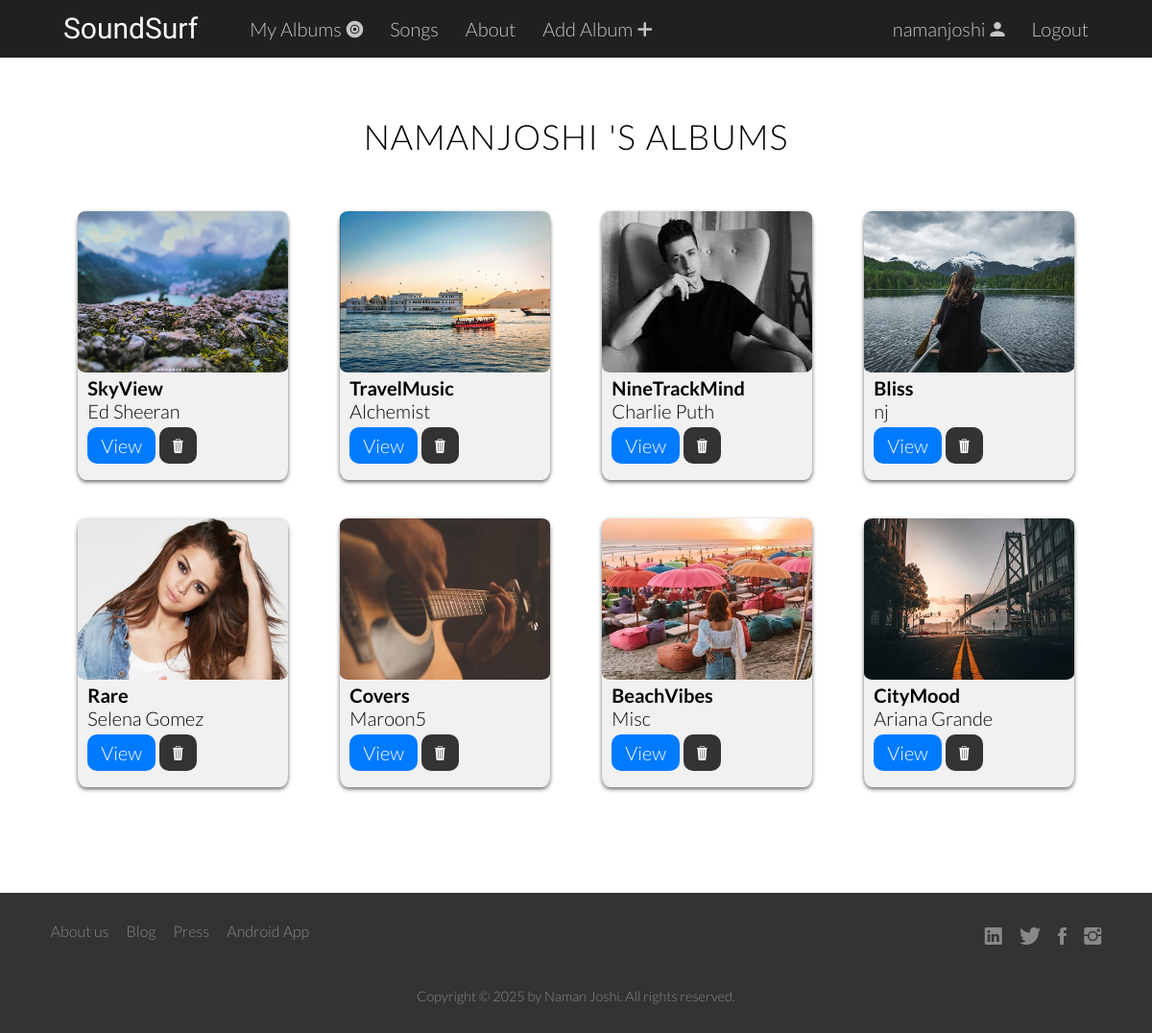
The page /albums/created/ (signed in) on the database its author committed.
### appmusic/models.py (models this page shows, shortened)
class Album(models.Model):
    author = models.ForeignKey(User, on_delete = models.CASCADE)
    album_name = models.CharField(max_length = 100, unique=True)
    slug = models.SlugField(max_length = 100, blank=True, null=True)
    album_artist = models.CharField(max_length = 100)
    genre = models.CharField(max_length = 100)
    cover_pic = models.ImageField(upload_to='album_covers')

### appmusic/views.py (the view)
# urls.py: path('albums/created/', views.my_albums, name='my_albums'),
@login_required
def my_albums(request):
    albums = Album.objects.filter(author=request.user)
    return render(request, 'appmusic/my_albums.html', {'albums':albums})

### appmusic/templates/appmusic/my_albums.html (shortened to what this page needs)
{% extends 'appmusic/base.html' %}
{% block body_block %}
  <section class="my-albums container clearfix">
    <h2>{{ request.user.username }} 's Albums</h2>
    {% if albums %}
      {% include 'appmusic/all_albums_template.html' %}
    {% else %}
      <h2 style="font-size:16px">No albums created yet</h2>
    {% endif %}
  </section>
{% endblock %}

### appmusic/templates/appmusic/base.html (shortened to what this page needs)
<!DOCTYPE html>
{% load static %}
<html lang="en" dir="ltr">
  <head>
    <link rel="stylesheet" href="{% static 'icons/ionicons.min.css' %}">
    <link rel="stylesheet" href="{% static 'css/bootstrap-grid.css' %}">
    <link rel="stylesheet" href="{% static 'css/style.css' %}">
    <link rel="stylesheet" href="{% static 'css/queries.css' %}">
  </head>
  <body>
    <div class="wrapper">
    <header>
      <nav class="clearfix">
        <div class="container">
          <div class="nav-wrapper">
            <a href="{% url 'index' %}" id="logo">SoundSurf</a>
            <ul class="nav-left main-nav js--main-nav">
              <li><a href="{% url 'my_albums' %}">My Albums<i class="ion-disc"></i></a></li>
              <li><a href="{% url 'all_albums_songs' 'songs' %}">Songs</a></li>
              <li><a href="{% url 'about' %}">About</a></li>
              {% if request.user.is_authenticated %}
                <li><a href="{% url 'album_create' %}">Add Album<i class="ion-plus-round"></i></a></li>
              {% endif %}
            </ul>
            <ul class="nav-right main-nav js--main-nav">
              {% if request.user.is_authenticated %}
              <li><a href="{% url 'index' %}">{{ user.username }}<i class="ion-android-person"></i></a></li>
              <li><a href="{% url 'logout' %}">Logout</a></li>
              {% else %}
                <li><a href="{% url 'login' %}">Login<i class="ion-android-unlock"></i></a></li>
              {% endif %}
            </ul>
          </div>
        </div>
      </nav>
    </header>
    {% block body_block %}
    {% endblock %}
    <div class="push"></div>
    </div>
    <footer>
      <div class="container clearfix">
          <ul class="footer-nav clearfix">
            <li><a href="#">About us</a></li>
            <li><a href="#">Blog</a></li>
            <li><a href="#">Press</a></li>
            <li><a href="#">Android App</a></li>
          </ul>
          <ul class="social-links clearfix">
            <li><a href="#"><i class="ion-social-linkedin"></i></a></li>
            <li><a href="#"><i class="ion-social-twitter"></i></a></li>
            <li><a href="#"><i class="ion-social-facebook"></i></a></li>
            <li><a href="#"><i class="ion-social-instagram"></i></a></li>
          </ul>
      </div>
      <div class="container">
        <p>Copyright &copy; 2025 by Naman Joshi. All rights reserved.</p>
      </div>
    </footer>
  </body>
</html>

### appmusic/templates/appmusic/all_albums_template.html
{% for album in albums %}
  <div class="card">
    <img src="{{ album.cover_pic.url }}" alt="Album Cover">
    <div class="card-text">
      <h4>{{ album.album_name }}</h4>
      <p>{{ album.album_artist }}</p>
      <a href="{% url 'album_detail' album_slug=album.slug %}" class="btn btn-primary">View</a>
      {% if request.user == album.author %}
        <a href="{% url 'album_delete' album_slug=album.slug %}" class="btn btn-dark"><i class="ion-ios-trash"></i></a>
      {% endif %}
    </div>
  </div>
{% endfor %}

### appmusic/static/css/style.css (style rules this page uses)
* { margin: 0; padding: 0; -webkit-box-sizing: border-box; box-sizing: border-box; }
html, body { font-family: 'Lato', 'Arial', sans-serif; font-size: 20px; font-weight: 300; text-rendering: optimizeLegibility; overflow-x: hidden; }
.clearfix { zoom:1 }
.clearfix:after { content: '.'; clear: both; display: block; height: 0; visibility: hidden; }
section { padding: 60px 0; }
.container { max-width: 1140px; margin: 0 auto; }
h2, h3 { font-weight: 300; text-transform: uppercase; letter-spacing: 1px; }
h2 { font-size: 180%; word-spacing: 2px; margin: 0 0 1em 0; text-align: center; }
nav { background: #202020; }
.main-nav i { margin-left: 5px; }
.nav-right { float: right; }
.main-nav li { display: inline-block; }
.main-nav li a:link, .main-nav li a:visited { text-decoration: none; color: #c4c8c5; font-size: 1em; display: block; padding: .9em .6em; -webkit-transition: all .3s; transition: all .3s; }
#logo { color: #fff; display: inline-block; text-decoration: none; font-family: 'Barlow Condensed', sans-serif; font-weight: 400; font-size: 1.5em; float: left; margin: 0 1em 0 0; padding: .4em; }
.nav-left { float: left; }
.btn { display: inline-block; text-decoration: none; padding: 0.35em 0.7em; border-radius: .5em; -webkit-transition: background-color .3s; transition: background-color .3s; }
.btn-primary { color: #fff; background-color: #007bff; border-color: #007bff; border-radius: .5em; font-weight: 300; margin-top: 5px; }
.btn-dark { color: #fff; background-color: #333; border-color: #333; }
.card { -webkit-box-shadow: 0 2px 4px 0 rgba(0, 0, 0, 0.6); box-shadow: 0 2px 4px 0 rgba(0, 0, 0, 0.6); background: #f1f1f1; float: left; height: 280px; width: 20%; margin: 1em 2.5%; border-radius: 4%; }
.card img { width: 100%; height: 60%; border-radius: 4%; }
.card-text { margin: 0 10px; height: 40%; }
.my-albums { min-height: 80vh; }
footer { background-color: #333; padding: 30px; font-size: 80%; }
.wrapper { min-height: 100%; margin: 0 auto -30px; }
.push { padding: 30px; }
.footer-nav { list-style: none; float: left; }
.social-links { list-style: none; float: right; }
.footer-nav li, .social-links li { display: inline-block; margin-right: 15px; }
.footer-nav li:last-child, .social-links li:last-child { margin-right: 0; }
.footer-nav li a:link, .footer-nav li a:visited, .social-links li a:link, .social-links li a:visited { text-decoration: none; border: 0; color:#888; -webkit-transition: color 0.2s; transition: color 0.2s; }
.social-links li a:link, .social-links li a:visited { font-size: 150%; }
footer p { color: #888; text-align: center; font-size: 90%; margin-top: 40px; clear: both; }

### appmusic/static/css/queries.css (style rules this page uses)
@media only screen and (max-width: 1200px) { .container { padding-left: 2%; padding-right: 2%; } }

### rows shown on the page
Album: cover_pic (picture), album_name "SkyView", album_artist "Ed Sheeran"
Album: cover_pic (picture), album_name "TravelMusic", album_artist "Alchemist"
Album: cover_pic (picture), album_name "NineTrackMind", album_artist "Charlie Puth"
Album: cover_pic (picture), album_name "Bliss", album_artist "nj"
Album: cover_pic (picture), album_name "Rare", album_artist "Selena Gomez"
Album: cover_pic (picture), album_name "Covers", album_artist "Maroon5"
Album: cover_pic (picture), album_name "BeachVibes", album_artist "Misc"
Album: cover_pic (picture), album_name "CityMood", album_artist "Ariana Grande"

### other values the page prints
{{ user.username }} "namanjoshi"
{{ request.user.username }} "NAMANJOSHI"
